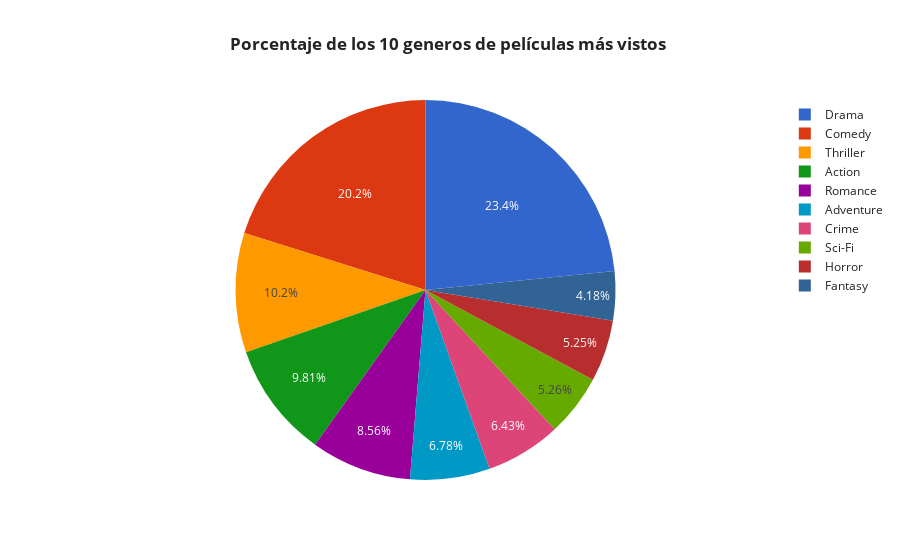

Write notebook code for a chart like this one.
### Code cell
#Crear dataset
base = movies3.groupby(['variable'])[['value']].sum().sort_values('value', ascending = False).reset_index().head(10)

# crear gráfica
fig = px.pie(base, values = 'value', names ='variable',
             title= '<b>Porcentaje de los 10 generos de películas más vistos <b>',
             color_discrete_sequence=px.colors.qualitative.G10)

# agregar detalles a la gráfica
fig.update_layout(
    template = 'simple_white',
    title_x = 0.5)

fig.show()

### Figure 1 — Plotly figure (JSON) as saved in the notebook; plotly's stock layout.template omitted (floating-point values rounded to 4 significant figures)
{"data": [{"domain": {"x": [0, 1], "y": [0, 1]}, "hovertemplate": "variable=%{label}<br>value=%{value}<extra></extra>", "labels": ["Drama", "Comedy", "Thriller", "Action", "Romance", "Adventure", "Crime", "Sci-Fi", "Horror", "Fantasy"], "legendgroup": "", "name": "", "showlegend": true, "type": "pie", "values": [4361, 3756, 1894, 1828, 1596, 1263, 1199, 980, 978, 779]}], "layout": {"legend": {"tracegroupgap": 0}, "piecolorway": ["#3366CC", "#DC3912", "#FF9900", "#109618", "#990099", "#0099C6", "#DD4477", "#66AA00", "#B82E2E", "#316395"], "title": {"text": "<b>Porcentaje de los 10 generos de películas más vistos <b>", "x": 0.5}}}
